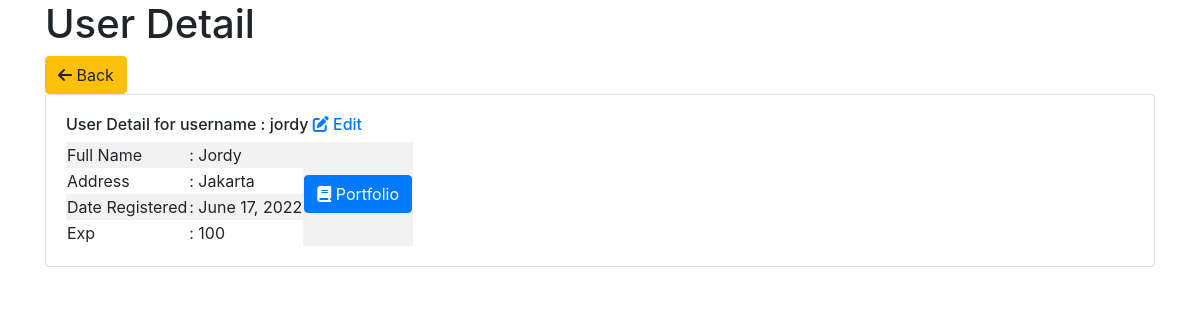
/finalboss/jordy, run on the app's committed database.
### finalboss/models.py (models this page shows)
class User(models.Model):
    userName = models.CharField(primary_key=True,max_length=50)
    fullName = models.CharField(max_length=100)
    address = models.CharField(max_length=100)
    dateRegistered = models.DateField()
    exp = models.IntegerField()

### finalboss/views.py (the view)
# urls.py: path('<str:username>', views.userDetail, name='userDetail'),
def userDetail(request, username):
    userDetail = User.objects.get(userName__exact=username)
    return render(request, 'userDetail.html', context={'user': userDetail})

### finalboss/templates/userDetail.html (shortened to what this page needs)
<!doctype html>
<html lang="en">
    <head>
        <link rel="stylesheet"
              href="https://cdn.jsdelivr.net/npm/bootstrap@4.0.0/dist/css/bootstrap.min.css"
>
    </head>
    <body>
        {% load crispy_forms_tags %}
        <div class="container">
            <h1>User Detail</h1>
            <a href="{% url 'users' %}">
                <button type="button" class="btn btn-warning">
                    <i class="fa-solid fa-arrow-left"></i> Back
                </button>
            </a>
            <div class="card">
                <div class="card-body">
                    {% if user %}
                        <h6>User Detail for username : {{ user.userName }} <a href="{% url 'editProfile' user.userName %}"><i class="fa-solid fa-pen-to-square"></i> Edit</a></h6>
                        <div class="table-responsive">
                            <table class="table-striped">
                                <tbody>
                                    <tr>
                                        <td>Full Name</td>
                                        <td>: {{ user.fullName }}</td>
                                        <td rowspan="4" class="text-center">
                                            <a href="{% url 'detailReksaDana' user.userName %}">
                                                <button type="button" class="btn btn-primary">
                                                    <i class="fa-solid fa-book"></i> Portfolio
                                                </button>
                                            </a>
                                        </td>
                                    </tr>
                                    <tr>
                                        <td>Address</td>
                                        <td>: {{ user.address }}</td>
                                    </tr>
                                    <tr>
                                        <td>Date Registered</td>
                                        <td>: {{ user.dateRegistered }}</td>
                                    </tr>
                                    <tr>
                                        <td>Exp</td>
                                        <td>: {{ user.exp }}</td>
                                    </tr>
                                </tbody>
                            </table>
                        </div>
                    {% else %}
                        <p>No User Found!</p>
                    {% endif %}
                </div>
            </div>
        </div>
    </body>
</html>

### data on the page
User: userName "jordy", fullName "Jordy", address "Jakarta", dateRegistered "June 17, 2022", exp "100"
